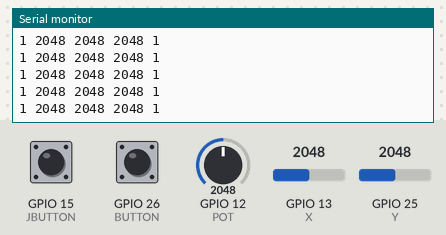
Bench run of a sketch on a simulated ESP32. Shown: the last lines printed to the serial monitor. The inputs (shaded band) are chosen by the test bench; at power-on: GPIO 12 (POT) = 2048, GPIO 13 (X) = 2048, GPIO 15 (JBUTTON) HIGH, GPIO 25 (Y) = 2048, GPIO 26 (BUTTON) HIGH.

Above: at 1.2 s.
1.3 s: GPIO 12 (POT) set to 1064
At 2.1 s:
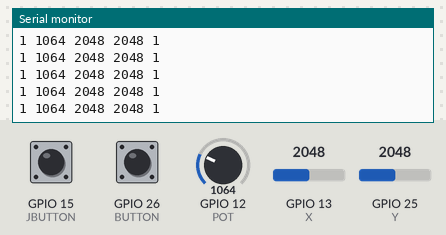
4.3 s: GPIO 12 (POT) set to 973
At 5.2 s:
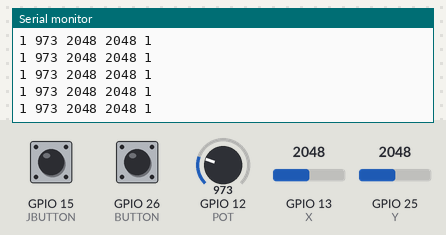
7.3 s: GPIO 13 (X) set to 1044
At 7.8 s:
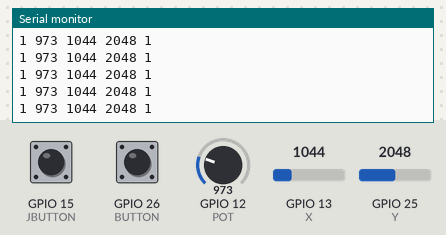
10.3 s: GPIO 13 (X) set to 930
At 11.3 s:
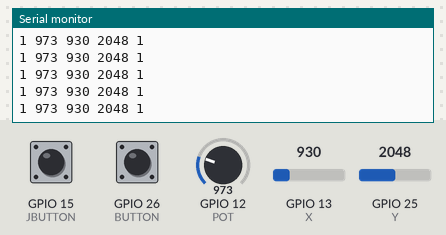
Timing chart, 0 to 13.3 s (numbered marks = the images above; inputs shaded):
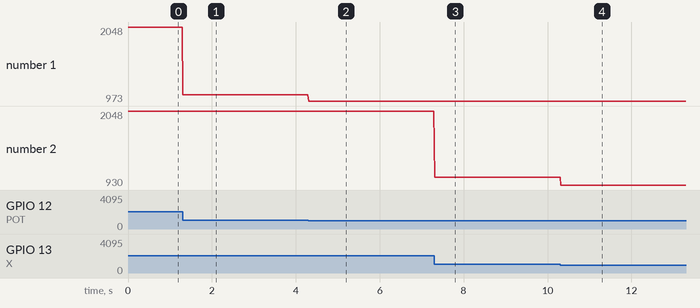

Measured:
- after the input at 1.3 s, the serial monitor: prints a new line at once (image 1)
- after the input at 4.3 s, the serial monitor: prints a new line at once (image 2)
- after the input at 7.3 s, the serial monitor: prints a new line at once (image 3)
- after the input at 10.3 s, the serial monitor: prints a new line at once (image 4)
- plotted number 1: 2048 → 1064 after the input at 1.3 s, 1064 → 973 after the input at 4.3 s
- plotted number 2: 2048 → 1044 after the input at 7.3 s, 1044 → 930 after the input at 10.3 s

The sketch:

inputs.ino
```cpp
#define BUTTON 26

#define POT 12

#define X 13

#define Y 25

#define JBUTTON 15


void setup() {
  // put your setup code here, to run once:
  pinMode(BUTTON, INPUT_PULLUP);
  pinMode(JBUTTON, INPUT_PULLUP);
  Serial.begin(9600);

}

void loop() {
  int buttonState = digitalRead(BUTTON);
  int potState = analogRead(POT);
  int xState = analogRead(X);
  int yState = analogRead(Y);
  int joyState = digitalRead(JBUTTON);
  Serial.print(buttonState);
  Serial.print(" ");
  Serial.print(potState);
  Serial.print(" ");
  Serial.print(xState);
  Serial.print(" ");
  Serial.print(yState);
  Serial.print(" ");
  Serial.println(joyState);

  // put your main code here, to run repeatedly:

}
```
